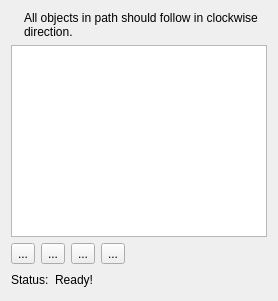
           <widget class="QWidget" name="mainPaths_Tab">
            <attribute name="title">
             <string>Main path</string>
            </attribute>
            <layout class="QVBoxLayout" name="verticalLayout_2">
             <item>
              <layout class="QHBoxLayout" name="horizontalLayout_8">
               <item>
                <widget class="QLabel" name="label_3">
                 <property name="sizePolicy">
                  <sizepolicy hsizetype="Fixed" vsizetype="Preferred">
                   <horstretch>0</horstretch>
                   <verstretch>0</verstretch>
                  </sizepolicy>
                 </property>
                 <property name="text">
                  <string/>
                 </property>
                 <property name="pixmap">
                  <pixmap resource="../../../../vmisc/share/resources/icon.qrc">:/icon/32x32/clockwise.png</pixmap>
                 </property>
                </widget>
               </item>
               <item>
                <widget class="QLabel" name="label_4">
                 <property name="text">
                  <string>All objects in path should follow in clockwise direction.</string>
                 </property>
                 <property name="wordWrap">
                  <bool>true</bool>
                 </property>
                </widget>
               </item>
              </layout>
             </item>
             <item>
              <widget class="QListWidget" name="mainPath_ListWidget">
               <property name="font">
                <font>
                 <pointsize>9</pointsize>
                 <bold>true</bold>
                </font>
               </property>
               <property name="focusPolicy">
                <enum>Qt::TabFocus</enum>
               </property>
               <property name="tabKeyNavigation">
                <bool>false</bool>
               </property>
               <property name="dragDropMode">
                <enum>QAbstractItemView::InternalMove</enum>
               </property>
               <property name="selectionMode">
                <enum>QAbstractItemView::ExtendedSelection</enum>
               </property>
              </widget>
             </item>
             <item>
              <layout class="QHBoxLayout" name="horizontalLayout_3">
               <item>
                <widget class="QToolButton" name="moveTop_ToolButton">
                 <property name="toolTip">
                  <string>Move row to top of list</string>
                 </property>
                 <property name="text">
                  <string notr="true">...</string>
                 </property>
                 <property name="icon">
                  <iconset resource="../../../../vmisc/share/resources/theme.qrc">
                   <normaloff>:/icons/win.icon.theme/16x16/actions/go-top.png</normaloff>:/icons/win.icon.theme/16x16/actions/go-top.png</iconset>
                 </property>
                </widget>
               </item>
               <item>
                <widget class="QToolButton" name="moveUp_ToolButton">
                 <property name="toolTip">
                  <string>Move row up one row</string>
                 </property>
                 <property name="text">
                  <string notr="true">...</string>
                 </property>
                 <property name="icon">
                  <iconset resource="../../../../vmisc/share/resources/theme.qrc">
                   <normaloff>:/icons/win.icon.theme/16x16/actions/go-up.png</normaloff>:/icons/win.icon.theme/16x16/actions/go-up.png</iconset>
                 </property>
                </widget>
               </item>
               <item>
                <widget class="QToolButton" name="moveDown_ToolButton">
                 <property name="toolTip">
                  <string>Move row down one row</string>
                 </property>
                 <property name="text">
                  <string notr="true">...</string>
                 </property>
                 <property name="icon">
                  <iconset resource="../../../../vmisc/share/resources/theme.qrc">
                   <normaloff>:/icons/win.icon.theme/16x16/actions/go-down.png</normaloff>:/icons/win.icon.theme/16x16/actions/go-down.png</iconset>
                 </property>
                </widget>
               </item>
               <item>
                <widget class="QToolButton" name="moveBottom_ToolButton">
                 <property name="toolTip">
                  <string>Molve row to botton of list</string>
                 </property>
                 <property name="text">
                  <string notr="true">...</string>
                 </property>
                 <property name="icon">
                  <iconset resource="../../../../vmisc/share/resources/theme.qrc">
                   <normaloff>:/icons/win.icon.theme/16x16/actions/go-bottom.png</normaloff>:/icons/win.icon.theme/16x16/actions/go-bottom.png</iconset>
                 </property>
                </widget>
               </item>
               <item>
                <spacer name="horizontalSpacer_4">
                 <property name="orientation">
                  <enum>Qt::Horizontal</enum>
                 </property>
                 <property name="sizeHint" stdset="0">
                  <size>
                   <width>40</width>
                   <height>20</height>
                  </size>
                 </property>
                </spacer>
               </item>
              </layout>
             </item>
             <item>
              <layout class="QHBoxLayout" name="horizontalLayout">
               <item>
                <widget class="QLabel" name="label">
                 <property name="maximumSize">
                  <size>
                   <width>40</width>
                   <height>16777215</height>
                  </size>
                 </property>
                 <property name="text">
                  <string>Status:</string>
                 </property>
                </widget>
               </item>
               <item>
                <widget class="QLabel" name="status_Label">
                 <property name="text">
                  <string>Ready!</string>
                 </property>
                 <property name="textFormat">
                  <enum>Qt::RichText</enum>
                 </property>
                 <property name="scaledContents">
                  <bool>false</bool>
                 </property>
                </widget>
               </item>
               <item>
                <spacer name="horizontalSpacer_2">
                 <property name="orientation">
                  <enum>Qt::Horizontal</enum>
                 </property>
                 <property name="sizeHint" stdset="0">
                  <size>
                   <width>40</width>
                   <height>20</height>
                  </size>
                 </property>
                </spacer>
               </item>
              </layout>
             </item>
            </layout>
           </widget>
